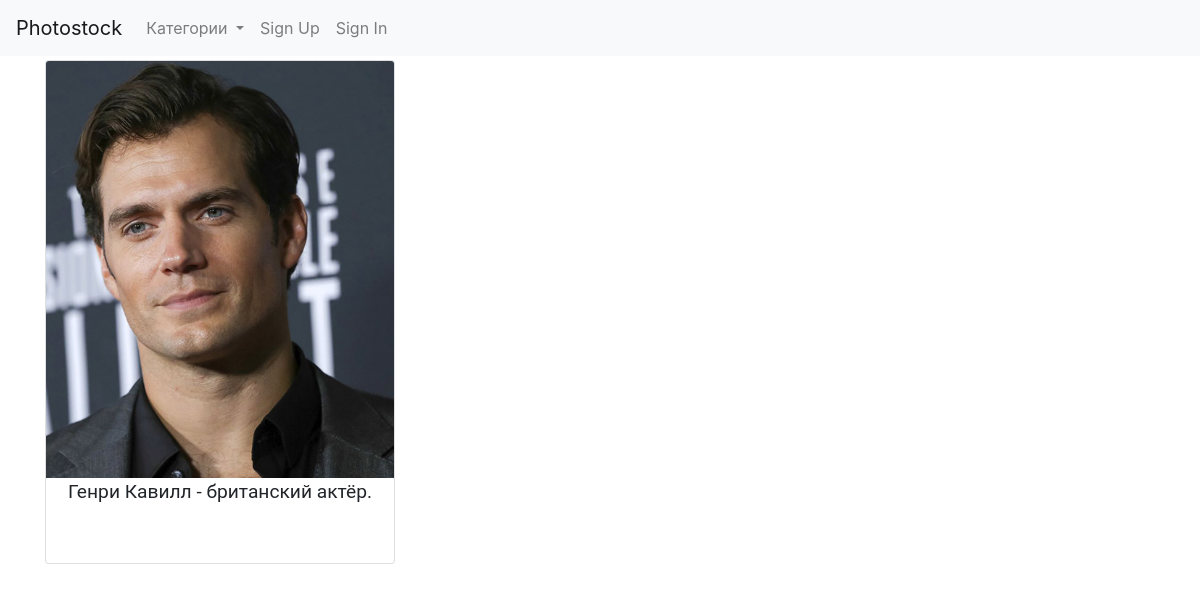
Screenshot of /pics/6/ with the database file from the repository.
### pictures/models.py (models this page shows, shortened)
class Picture(models.Model):
    user = models.ForeignKey(User, on_delete=models.CASCADE)
    title = models.CharField(max_length=255)
    picture = models.ImageField(upload_to='images/')
    small_picture = ImageSpecField(source='picture',
                                      processors=[ResizeToFill(250, 300)],
                                      format='JPEG',
                                      options={'quality': 60})
    description = models.TextField(null=True, blank=True)
    category = models.ForeignKey(Category, on_delete=models.CASCADE)

### pictures/views.py (the view)
# urls.py: path("<int:pk>/", PictureDetail.as_view(), name="picture_detail"),
class PictureDetail(DetailView):
        model = Picture
        context_object_name = "pic"
        def get_context_data(self, **kwargs):
            context = super().get_context_data(**kwargs)
            context["cat_menu"] = Category.objects.all()
            if self.request.user.is_authenticated:
                if Picture.objects.filter(user=self.request.user).exists():
                    context["download"] = True
            return context

### photostock/utils/context_processors.py (called while the page is built)
def settings_context(_request):
    return {"DEBUG": settings.DEBUG}

### pictures/models.py (called while the page is built)
    def get_count_category(self):
        return Picture.objects.filter(category=self.id).count()

### photostock/templates/pictures/picture_detail.html (shortened to what this page needs)
{% extends "base.html" %}
{% block content %}
<div class="row">
  <div class="col-sm-4">
    <div class="card">
      <img class="card-img-top" src="{{ pic.small_picture.url }}" alt="{{ pic.title }}">
      <p class="card-text" style="text-align: center; font-family: Roboto; font-size:1.2em;">{{ pic.description }}</p>
       <div class="card-body">
     </div>
    </div>
  </div>
</div>
{% endblock %}

### rows the page displays
Picture: small_picture (picture), description "Генри Кавилл - британский актёр."
